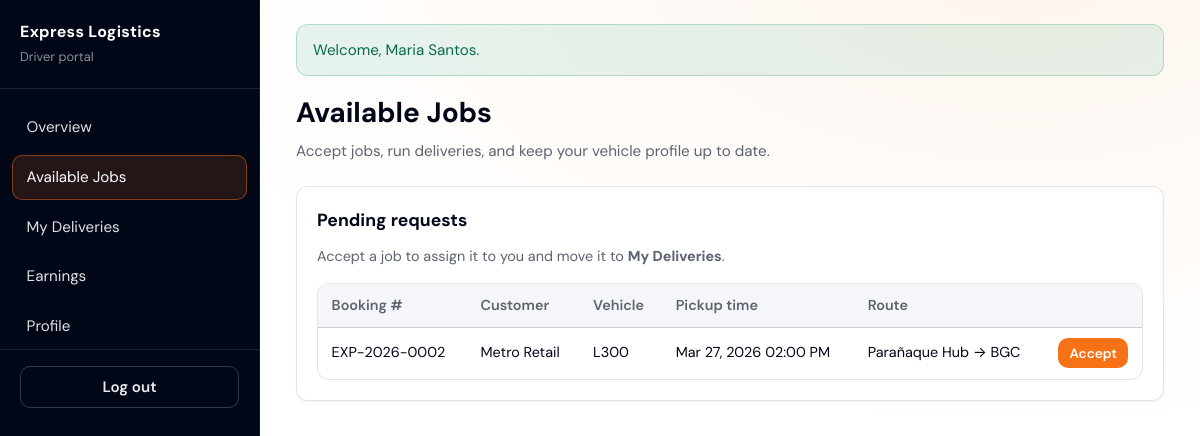
Page /driver/dashboard.php?section=jobs (signed in) on the committed database.
### tables this page shows
CREATE TABLE `bookings` (
  `id` INT UNSIGNED NOT NULL AUTO_INCREMENT,
  `booking_number` VARCHAR(32) NOT NULL,
  `customer_id` INT UNSIGNED NOT NULL,
  `username` VARCHAR(64) NOT NULL,
  `name` VARCHAR(120) NOT NULL,
  `email` VARCHAR(255) NOT NULL,
  `mobile` VARCHAR(40) NOT NULL,
  `booking_datetime` TIMESTAMP NOT NULL,
  `posting_date` TIMESTAMP NOT NULL,
  `vehicle_type` VARCHAR(64) NOT NULL,
  `pickup` VARCHAR(255) NOT NULL,
  `dropoff` VARCHAR(255) NOT NULL,
  `cargo_desc` TEXT NOT NULL,
  `additional_requirements` TEXT NOT NULL,
  `status` VARCHAR(32) NOT NULL DEFAULT 'pending',
  `driver_id` INT UNSIGNED NULL,
  `payout` DECIMAL(12, 2) NULL,
  PRIMARY KEY (`id`),
  UNIQUE KEY `uq_bookings_number` (`booking_number`),
  KEY `idx_bookings_customer` (`customer_id`),
  KEY `idx_bookings_driver` (`driver_id`),
  KEY `idx_bookings_status` (`status`),
  CONSTRAINT `fk_bookings_customer` FOREIGN KEY (`customer_id`) REFERENCES `customers` (`id`)
    ON UPDATE CASCADE ON DELETE RESTRICT,
  CONSTRAINT `fk_bookings_driver` FOREIGN KEY (`driver_id`) REFERENCES `drivers` (`id`)
    ON UPDATE CASCADE ON DELETE SET NULL
);

### driver/dashboard.php (called while the page is built, shortened)
<?php
$section = $_GET['section'] ?? 'overview';
require dirname(__DIR__) . '/includes/header_driver.php';
require __DIR__ . '/sections/' . $section . '.php';
require dirname(__DIR__) . '/includes/footer_driver.php';

### data/repository.php (called while the page is built, shortened)
<?php
function repo_map_booking_row(array $row): array
{
    $row['customer_id'] = (int) $row['customer_id'];
    $row['driver_id'] = isset($row['driver_id']) && $row['driver_id'] !== null && $row['driver_id'] !== ''
        ? (int) $row['driver_id'] : null;
    $row['payout'] = isset($row['payout']) && $row['payout'] !== null && $row['payout'] !== ''
        ? (float) $row['payout'] : null;
    return $row;
}
function repo_driver_jobs_available(): array
{
    $pdo = db();
    $stmt = $pdo->query("SELECT * FROM bookings WHERE status = 'pending' ORDER BY booking_datetime ASC");
    $out = [];
    foreach ($stmt->fetchAll() as $row) {
        $out[] = repo_map_booking_row($row);
    }
    return $out;
}

### includes/helpers.php (called while the page is built, shortened)
<?php
function e(?string $s): string
{
    return htmlspecialchars((string) $s, ENT_QUOTES, 'UTF-8');
}
function format_timestamp(?string $value, ?string $format = null, ?string $timezone = null): string
{
    $value = $value === null ? '' : trim((string) $value);
    $value = str_replace('T', ' ', $value);
    $tzName = $timezone ?: (date_default_timezone_get() ?: 'Asia/Manila');
    $tz = new DateTimeZone($tzName);
    $dt = null;
    try {
        $dt = new DateTimeImmutable($value, $tz);
    } catch (Throwable $e) {
        return $value;
    }
    if ($format === null) {
        if (preg_match('/^\d{4}-\d{2}-\d{2}$/', $value) === 1) {
            $format = 'M j, Y';
        } else {
            $format = 'M j, Y h:i A';
        }
    }
    return $dt->format($format);
}

### driver/sections/jobs.php (the view, shortened to what this page needs)
<?php
$jobs = repo_driver_jobs_available();
?>
<div class="card">
  <h2>Pending requests</h2>
  <p style="margin:0 0 1rem;color:var(--muted);font-size:0.9rem;">
    Accept a job to assign it to you and move it to <strong>My Deliveries</strong>.
  </p>
  <?php if (!$jobs): ?>
    <p style="color:var(--muted)">No open jobs. When customers book, listings appear here.</p>
  <?php else: ?>
    <div class="table-wrap">
      <table>
        <thead>
          <tr>
            <th>Booking #</th>
            <th>Customer</th>
            <th>Vehicle</th>
            <th>Pickup time</th>
            <th>Route</th>
            <th></th>
          </tr>
        </thead>
        <tbody>
          <?php foreach ($jobs as $b): ?>
            <tr>
              <td><?= e($b['booking_number'] ?? '') ?></td>
              <td><?= e($b['name'] ?? '') ?></td>
              <td><?= e($b['vehicle_type'] ?? '') ?></td>
              <td><?= e(format_timestamp($b['booking_datetime'] ?? '')) ?></td>
              <td><?= e($b['pickup'] ?? '') ?> → <?= e($b['dropoff'] ?? '') ?></td>
              <td>
                <form method="post" action="<?= e(BASE_URL . '/handlers/driver_accept_job.php') ?>" style="margin:0">
                  <button type="submit" class="btn btn--primary" style="padding:0.35rem 0.65rem;font-size:0.85rem">Accept</button>
                </form>
              </td>
            </tr>
          <?php endforeach; ?>
        </tbody>
      </table>
    </div>
  <?php endif; ?>
</div>

### assets/css/global.css (style rules this page uses)
:root { --neutral: #ffffff; --shade: #020718; --primary: #f77216; --bg: var(--neutral); --bg-elevated: var(--shade); --bg-card: #ffffff; --bg-muted: #f4f6f9; --border: rgba(2, 7, 24, 0.1); --text: var(--shade); --muted: #5c6470; --accent: var(--primary); --accent-dim: rgba(247, 114, 22, 0.14); --accent-ring: rgba(247, 114, 22, 0.45); --success: #0d9f6e; --warning: #d97706; --danger: #dc2626; --radius: 12px; --sidebar-w: 260px; --font: "DM Sans", system-ui, -apple-system, Segoe UI, Roboto, sans-serif; --shadow-sm: 0 1px 2px rgba(2, 7, 24, 0.06); --shadow-md: 0 8px 24px rgba(2, 7, 24, 0.08); }
*, *::before, *::after { box-sizing: border-box; }
html { font-size: 16px; -webkit-text-size-adjust: 100%; }
body { margin: 0; min-height: 100vh; font-family: var(--font); background: radial-gradient(900px 480px at 85% -5%, rgba(247, 114, 22, 0.07), transparent), radial-gradient(600px 360px at 0% 100%, rgba(2, 7, 24, 0.04), transparent), var(--bg); color: var(--text); line-height: 1.5; }
.card { background: var(--bg-card); border: 1px solid var(--border); border-radius: var(--radius); padding: 1.25rem; margin-bottom: 1rem; box-shadow: var(--shadow-sm); }
.card h2 { margin: 0 0 0.75rem; font-size: 1.1rem; color: var(--shade); }
.btn { display: inline-flex; align-items: center; justify-content: center; gap: 0.4rem; padding: 0.55rem 1rem; border-radius: 10px; font-size: 0.95rem; font-weight: 600; border: 1px solid transparent; cursor: pointer; font-family: inherit; text-decoration: none; color: inherit; }
.btn--primary { background: var(--primary); color: #ffffff; }
.table-wrap { overflow-x: auto; border-radius: var(--radius); border: 1px solid var(--border); background: var(--neutral); }
table { width: 100%; border-collapse: collapse; font-size: 0.9rem; }
th, td { padding: 0.65rem 0.85rem; text-align: left; border-bottom: 1px solid var(--border); }
th { background: var(--bg-muted); color: var(--muted); font-weight: 600; }
tr:last-child td { border-bottom: none; }

### assets/css/dashboard-driver-jobs.css (style rules this page uses)
.table-wrap td:last-child { width: 1%; }

### rows in the picture
bookings: booking_number "EXP-2026-0002", name "Metro Retail", vehicle_type "L300", booking_datetime "Mar 27, 2026 02:00 PM", pickup "Parañaque Hub", dropoff "BGC"

### other values in the picture
$m "Welcome, Maria Santos."
$pageTitle "Available Jobs"
